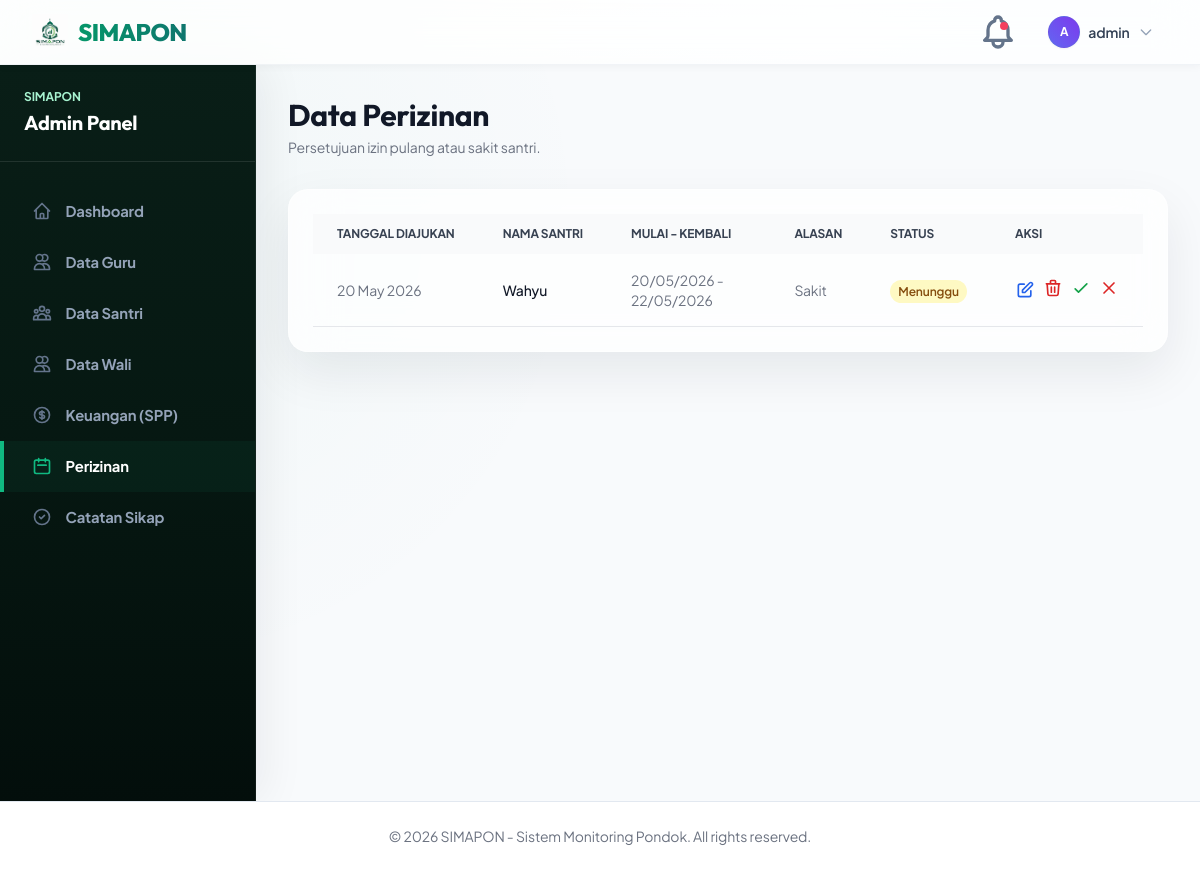
/dashboard/admin/permit/ (signed in), run on an earlier commit of the app's database.
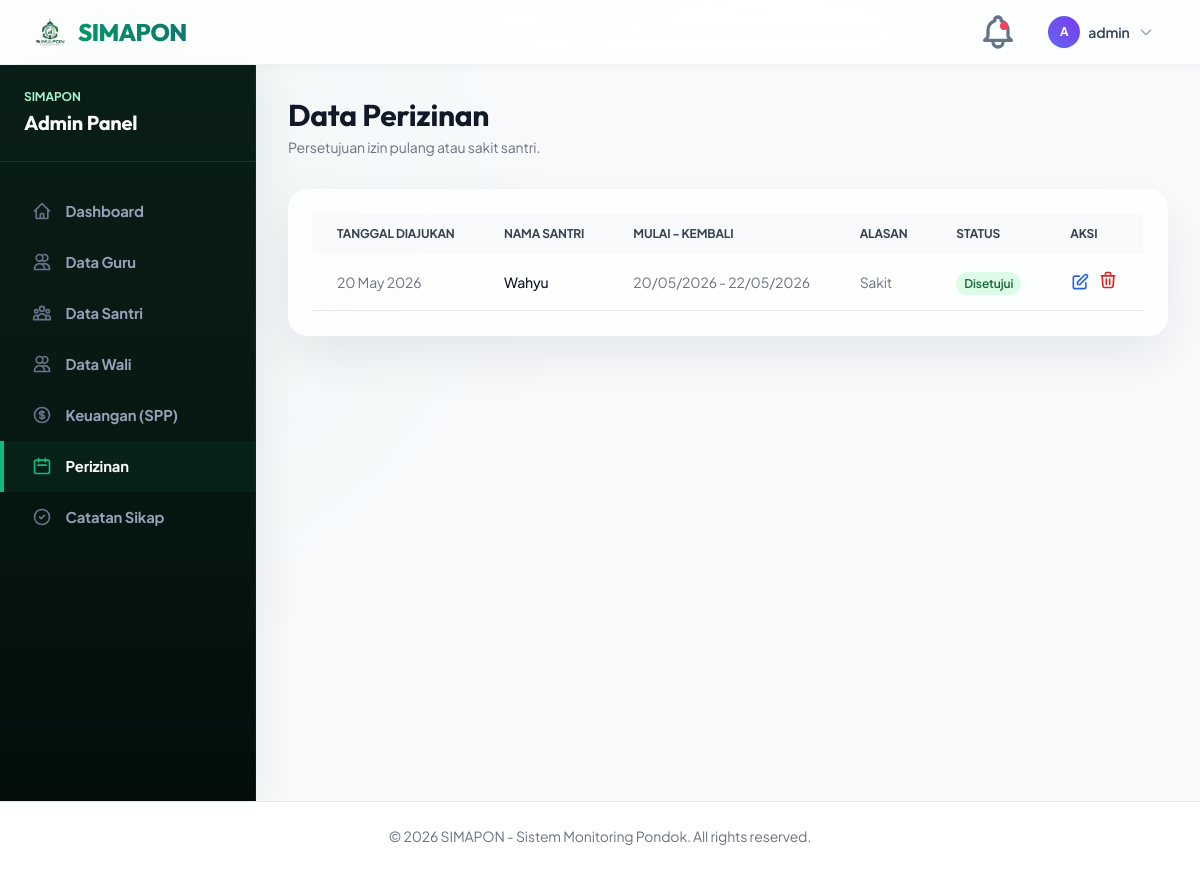
And on a later commit of the database.
### permits/models.py (models this page shows, shortened)
class Permit(models.Model):
    STATUS_CHOICES = [
        ('menunggu', 'Menunggu Persetujuan'),
        ('disetujui', 'Disetujui'),
        ('ditolak', 'Ditolak'),
    ]
    student = models.ForeignKey(Student, on_delete=models.CASCADE, related_name='permits')
    reason = models.TextField(verbose_name="Alasan Izin")
    start_date = models.DateField(verbose_name="Tanggal Mulai")
    end_date = models.DateField(verbose_name="Tanggal Kembali")
    status = models.CharField(max_length=20, choices=STATUS_CHOICES, default='menunggu')
    created_at = models.DateTimeField(auto_now_add=True)
    class Meta:
        db_table = 'simapon_perizinan'

### students/models.py (models this page shows, shortened)
class Student(models.Model):
    parent = models.ForeignKey(settings.AUTH_USER_MODEL, on_delete=models.CASCADE, related_name='children', limit_choices_to={'is_parent': True}, blank=True, null=True)
    nis = models.CharField(max_length=20, unique=True, verbose_name="NIS")
    name = models.CharField(max_length=100, verbose_name="Nama Lengkap")
    grade = models.CharField(max_length=50, verbose_name="Kelas")
    birth_date = models.DateField(verbose_name="Tanggal Lahir")
    photo = models.ImageField(upload_to=get_student_upload_path, blank=True, null=True, verbose_name="Foto Santri")
    class Meta:
        db_table = 'simapon_santri'

### users/views.py (the view, shortened to what this page needs)
# urls.py: path('dashboard/admin/permit/', views.admin_permit_list, name='admin_permit_list'),
@login_required
def admin_permit_list(request):
    if not (request.user.is_admin or request.user.is_staff):
        return redirect('dashboard')
    permits = Permit.objects.all().select_related('student').order_by('-created_at')
    return render(request, 'dashboards/admin/permit.html', {'permits': permits})

### users/context_processors.py (called while the page is built)
def notifications_processor(request):
    if request.user.is_authenticated:
        latest_notifications = request.user.notifications.all()[:10]
        unread_count = request.user.notifications.filter(is_read=False).count()
        return {
            'latest_notifications': latest_notifications,
            'unread_notifications_count': unread_count,
        }
    return {}

### templates/dashboards/admin/permit.html (shortened to what the changed rows need)
{% extends 'dashboards/admin/base.html' %} {% block admin_content %}
<div class="mb-8 flex justify-between items-center">
  <div>
    <h2
      class="text-2xl font-bold leading-7 text-gray-900 sm:text-3xl sm:truncate"
    >
      Data Perizinan
    </h2>
  </div>
</div>
<div class="bg-white shadow sm:rounded-lg overflow-hidden">
  <div class="p-6">
    <table class="datatable w-full text-left text-sm text-gray-500">
      <thead class="text-xs text-gray-700 uppercase bg-gray-50">
        <tr>
          <th class="px-6 py-3">Tanggal Diajukan</th>
          <th class="px-6 py-3">Nama Santri</th>
          <th class="px-6 py-3">Mulai - Kembali</th>
          <th class="px-6 py-3">Alasan</th>
          <th class="px-6 py-3">Status</th>
          <th class="px-6 py-3">Aksi</th>
        </tr>
      </thead>
      <tbody>
        {% for permit in permits %}
        <tr class="border-b hover:bg-gray-50">
          <td class="px-6 py-4">{{ permit.created_at|date:"d M Y" }}</td>
          <td class="px-6 py-4 font-medium text-gray-900">
            {{ permit.student.name }}
          </td>
          <td class="px-6 py-4">
            {{ permit.start_date|date:"d/m/Y" }} - {{ permit.end_date|date:"d/m/Y" }}
          </td>
          <td class="px-6 py-4 truncate max-w-xs">{{ permit.reason }}</td>
          <td class="px-6 py-4">
            {% if permit.status == 'disetujui' %}
            <span
              class="px-2 py-1 text-xs font-semibold rounded-full bg-green-100 text-green-800"
              >Disetujui</span
            >
            {% elif permit.status == 'ditolak' %}
            <span
              class="px-2 py-1 text-xs font-semibold rounded-full bg-red-100 text-red-800"
              >Ditolak</span
            >
            {% else %}
            <span
              class="px-2 py-1 text-xs font-semibold rounded-full bg-yellow-100 text-yellow-800"
              >Menunggu</span
            >
            {% endif %}
          </td>
          <td class="px-6 py-4">
            <div class="flex items-center gap-2">
              <a
                href="{% url 'edit_permit' permit.id %}"
                class="text-blue-600 hover:text-blue-900"
                title="Edit Izin"
              >
                <svg
                  class="w-5 h-5"
                  fill="none"
                  stroke="currentColor"
                  viewBox="0 0 24 24"
                >
                  <path
                    stroke-linecap="round"
                    stroke-linejoin="round"
                    stroke-width="2"
                    d="M11 5H6a2 2 0 00-2 2v11a2 2 0 002 2h11a2 2 0 002-2v-5m-1.414-9.414a2 2 0 112.828 2.828L11.828 15H9v-2.828l8.586-8.586z"
                  />
                </svg>
              </a>
              <form method="POST" class="inline">
                <button
                  type="submit"
                  name="action"
                  value="delete"
                  class="text-red-600 hover:text-red-900"
                  title="Hapus Izin"
                  onclick="return confirm('Hapus permintaan izin ini?');"
                >
                  <svg
                    class="w-5 h-5"
                    fill="none"
                    stroke="currentColor"
                    viewBox="0 0 24 24"
                  >
                    <path
                      stroke-linecap="round"
                      stroke-linejoin="round"
                      stroke-width="2"
                      d="M19 7l-.867 12.142A2 2 0 0116.138 21H7.862a2 2 0 01-1.995-1.858L5 7m5 4v6m4-6v6m1-10V4a1 1 0 00-1-1h-4a1 1 0 00-1 1v3M4 7h16"
                    />
                  </svg>
                </button>
              </form>
              {% if permit.status == 'menunggu' %}
              <form method="POST" class="inline">
                <button
                  type="submit"
                  name="action"
                  value="approve"
                  class="text-green-600 hover:text-green-800"
                  title="Setujui"
                >
                  <svg
                    class="w-5 h-5"
                    fill="none"
                    stroke="currentColor"
                    viewBox="0 0 24 24"
                  >
                    <path
                      stroke-linecap="round"
                      stroke-linejoin="round"
                      stroke-width="2"
                      d="M5 13l4 4L19 7"
                    />
                  </svg>
                </button>
              </form>
              <form method="POST" class="inline">
                <button
                  type="submit"
                  name="action"
                  value="reject"
                  class="text-red-600 hover:text-red-800"
                  title="Tolak"
                >
                  <svg
                    class="w-5 h-5"
                    fill="none"
                    stroke="currentColor"
                    viewBox="0 0 24 24"
                  >
                    <path
                      stroke-linecap="round"
                      stroke-linejoin="round"
                      stroke-width="2"
                      d="M6 18L18 6M6 6l12 12"
                    />
                  </svg>
                </button>
              </form>
              {% endif %}
            </div>
          </td>
        </tr>
        {% endfor %}
      </tbody>
    </table>
  </div>
</div>
{% endblock %}

What changed in the data, as far as the page shows it:
changed Permit "Sakit": status "Menunggu" → "Disetujui"
